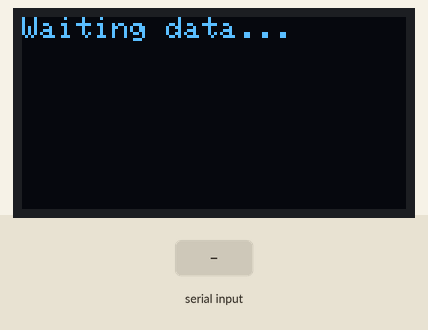
Bench run of a sketch on a simulated Arduino Uno, built with avr-gcc and run on an emulated ATmega328P. Parts: 128×64 one-colour display. The test bench sets the inputs (shaded band).

Above: at 1.4 s.
1.5 s: "90,45\n" received over Serial
At 1.8 s:
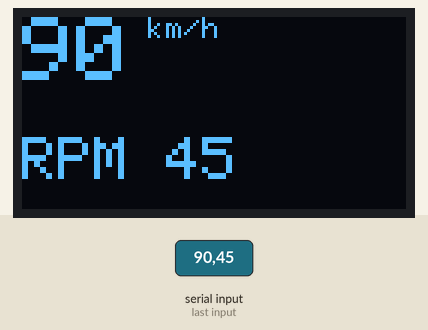
3.0 s: "30,150\n" received over Serial
At 4.2 s:
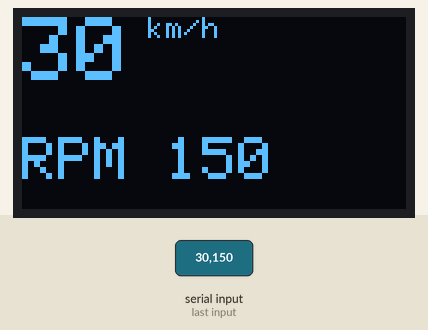
Timing chart, 0 to 6.0 s (numbered marks = the images above; inputs shaded):
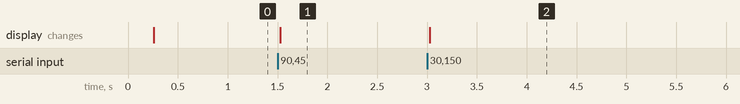

Measured:
- after the input at 1.5 s, the display: changes at once (image 1)
- after the input at 3.0 s, the display: changes at once (image 2)

The sketch:

ets2_telemetry.ino
```cpp
#include <Wire.h>
#include <Adafruit_GFX.h>
#include <Adafruit_SH110X.h>

// SH1106/SH1107 OLED 128x64 di I2C, address default 0x3C
Adafruit_SH1106G display = Adafruit_SH1106G(128, 64, &Wire);

String lineBuf = "";
float speed = 0.0;
int rpm = 0;

void setup() {
  Serial.begin(115200);
  delay(200);

  // Init I2C OLED
  if (!display.begin(0x3C, true)) { // alamat default 0x3C
    Serial.println("OLED tidak terdeteksi!");
    for (;;);
  }

  display.clearDisplay();
  display.setTextColor(SH110X_WHITE);
  display.setTextSize(1);
  display.setCursor(0, 0);
  display.println("Waiting data...");
  display.display();
}

void loop() {
  // Baca serial sampai newline
  while (Serial.available()) {
    char c = (char)Serial.read();
    if (c == '\n') {
      parseLine(lineBuf);
      lineBuf = "";
      updateDisplay();
    } else if (c != '\r') {
      lineBuf += c;
      if (lineBuf.length() > 64) lineBuf = ""; // reset jika overflow
    }
  }
}

void parseLine(const String &s) {
  int comma = s.indexOf(',');
  if (comma <= 0) return;
  String sp = s.substring(0, comma);
  String rp = s.substring(comma + 1);
  speed = sp.toFloat();
  rpm = rp.toInt();
}

void updateDisplay() {
  display.clearDisplay();

  // Speed besar di tengah
  display.setTextSize(3);
  display.setCursor(0, 0);
  display.print((int)speed);
  display.setTextSize(1);
  display.print(" km/h");

  // RPM di bawah
  display.setTextSize(2);
  display.setCursor(0, 40);
  display.print("RPM ");
  display.print(rpm);

  display.display();
}
```
